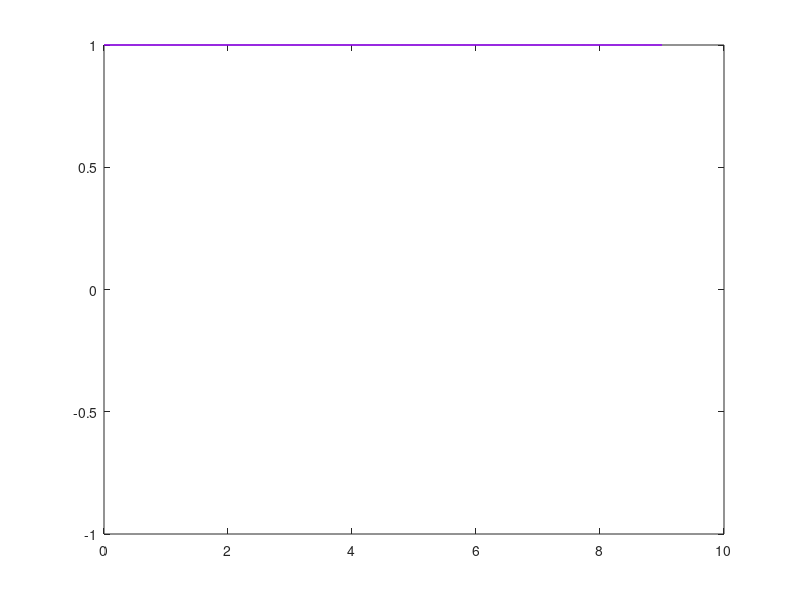
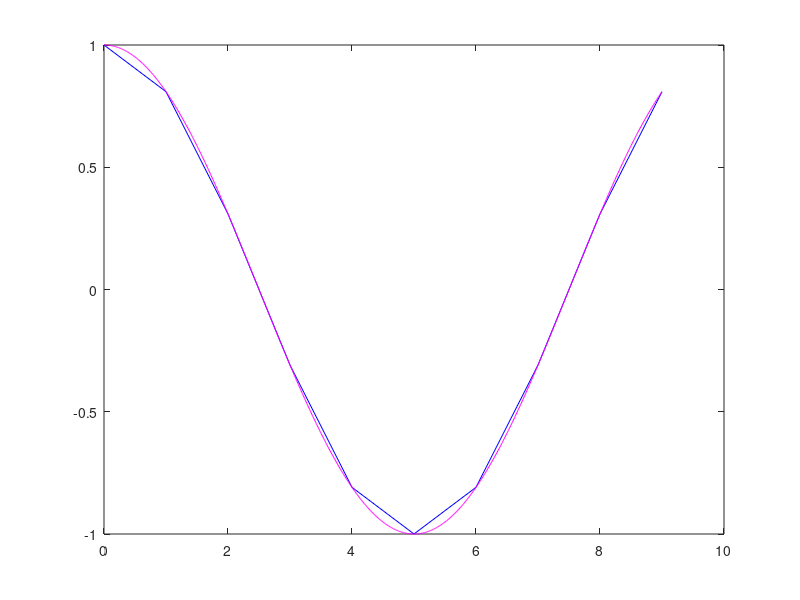
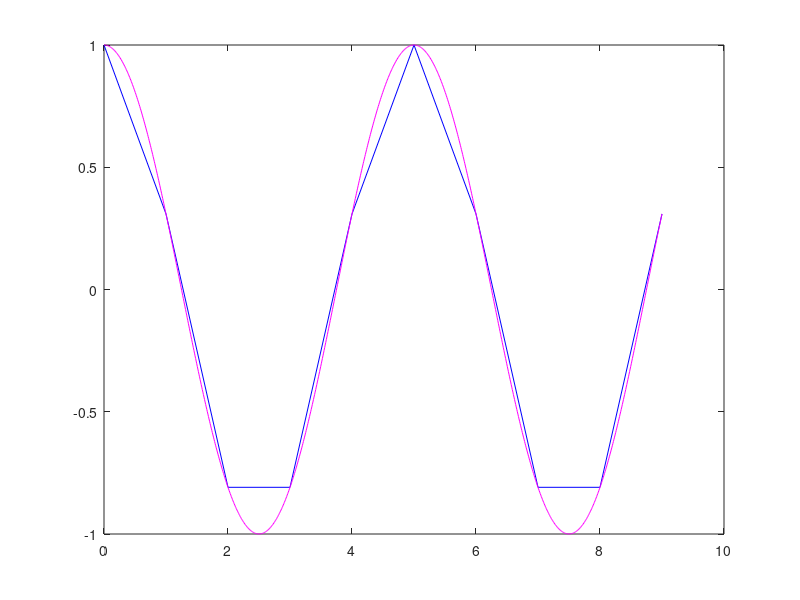
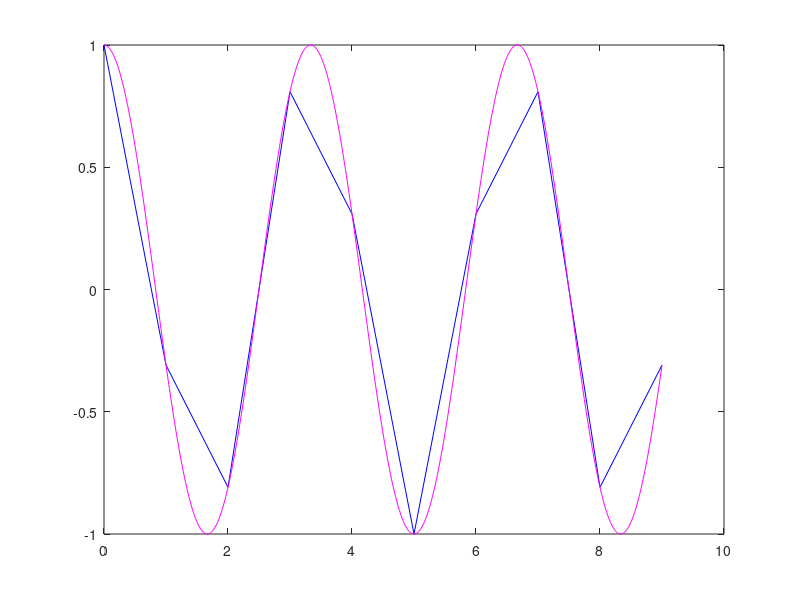

Write MATLAB code to recreate these figures, in order.
%DFT
%The input signal x[n] contains the signal being decomposed, while the two
%signals (ImX[n] & ReX[n]) contain the amplitudes of the component sine and
%cosine waves scaled
clear all 
close all

% N points   =>   N+2 signals
N = 10

%%Basis functions

% ck[i] = cos(2*pi*k*i/N)
% sk[i] = sin(2*pi*k*i/N)

% ck[i] & sk[i] are the cosine ans sine waves, each N point length
% i runs from 0 to N-1
%The parameter k determines the frequency of the wave, k takes values from
%0 to N/2

%The frequency parameter k is equal to the number of complete cycles that
%occur over the N points of the signal

%  c1[]  => one complete cycle in N points
%  c2[]  => two complete cycles in N points

i = 0:N-1

% t simulates "continous" time variable
t = linspace(0, i(end), 1000);


toPlot = N <= 16;

% Basis functions generator
% ReX[]  basis functions
matReXBasis = zeros(N/2+1, N);
for k = 0:N/2
    y  = cos(2*pi*k*i/N);
    yt = cos(2*pi*k*t/N);
    
    matReXBasis(k+1, :) = y;
    
    if toPlot
        figure
        plot(i, y, 'b', t, yt, 'm');
        ylim([-1 1])
    end
end

% ImX[] basis functions
matImXBasis = zeros(N/2+1, N);
for k = 0:N/2
    y  = sin(2*pi*k*i/N);
    yt = sin(2*pi*k*t/N);
    
    matImXBasis(k+1, :) = y;
    if toPlot
        figure 
        plot(i, y, 'b', t, yt, 'm');
        ylim([-1 1])
    end
end

%%Signal to transform
%% Sine wave
x = sin(2*pi*3*i/N);

%% Cosine wave
x = sin(2*pi*10*i/N);

%% unit impulse
x = zeros(1, length(i)); x(1) = 1;

%% step
x = ones(1, length(i));

%% Signal transformation
%Using dot product between x signal and basis functions the similarity
%between them can be measured
ReX = x*matReXBasis';
ImX = x*matImXBasis';

maxV = max(max(ReX), max(ImX));
minV = min(min(ReX), min(ImX));
k = 0:N/2;

figure 
subplot(1, 2, 1)
stem(k, ReX)
ylim([minV, maxV])
title('ReX');

subplot(1, 2, 2)
stem(k, ImX)
ylim([minV, maxV])
title('ImX');

%Normalizing values for ReX and ImX
normReX = (2/N)*ReX;
normImX = (2/N)*ImX;

%the spetial cases ReX[0] and Im[N/2] has to be normalized by (1/N)
normReX(1)   = normReX(1)/2;
normReX(N/2 + 1) = normReX(N/2 +1)/2;

maxV = max(max(normReX), max(normImX));
minV = min(min(normReX), min(normImX));
k = 0:N/2;

figure 
subplot(1, 2, 1)
stem(k, normReX)
ylim([minV, maxV])
title('normalize ReX');

subplot(1, 2, 2)
stem(k, normImX)
ylim([minV, maxV])
title('normalize ImX');

% Changing to frequency representation
MagX    = sqrt(ReX.^2 + ImX.^2);
PhaseX  = atan(ImX./ReX);         %note: analize atan (arctan) properties

figure 
subplot(1, 2, 1)
stem(k, MagX)
title('MagX');

subplot(1, 2, 2)
stem(k, PhaseX)
title('PhaseX');

%% Returning to time domain

%normalize ReX[] and ImX are transposed and replicated in order to perforn
%elemnt weise multiplications by the basis functions, theen aummation is
%performed
figure
plot(sum(repmat(normReX', 1, N).*matReXBasis))
figure
plot(sum(repmat(normImX', 1, N).*matImXBasis))
